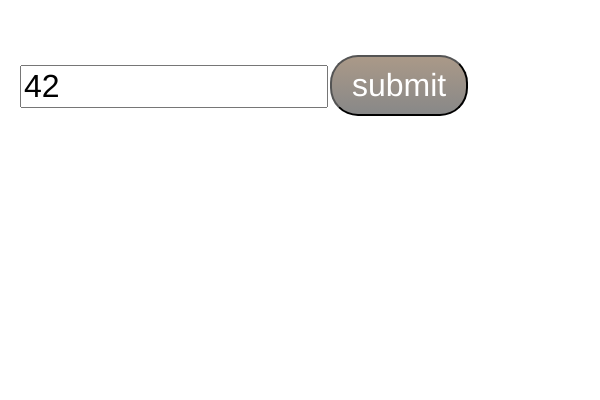
Frame 1 (no input)
Frame 60 (no input): identical to frame 1, image omitted
Frame 120 (the mouse pressed at the canvas centre since frame 60): identical to frame 1, image omitted

The p5.js sketch that drew this single still picture (run headless with seeded random() and noise() and a simulated clock; from frame 60 on, the mouse is pressed at the canvas centre):

// p5.js sketch
// ── sketch.js

var input,button,outzahl,speed, posX, posY, g_n, g_end;

function drawdot(col){
	var px = 20+10*posX;
	if (px>width){
		px = 20;
		posX = 0
		posY +=1;
	}
	fill(col);
	ellipse(px, 180+10*posY, 10, 10);
	posX += 1;
}

function nextNum(z){
	var timestep = parseInt(40000/speed.value()/speed.value());

	outzahl.html(z);
	if (z < 2) {
		if (g_n < g_end){
			g_n += 1;
			posX = 0;
	        posY = 0;
			background('#0fbfcf');
			input.value(g_n);
			return nextNum(g_n);

		} else {
			button.show();
			return true;
		}
		
	}

	if (z%2===0){
		drawdot('#fab125');
		return setTimeout(function(){ nextNum(z/2) }, parseInt(timestep));
	} else {
		drawdot('#438496');
		return setTimeout(function(){ nextNum(3*z+1) }, parseInt(timestep));
	}
}



function calc_collatz(){
	var zahl = parseInt(input.value());
	 posX = 0;
	 posY = 0;
	 background('#0fbfcf');
	 g_n = zahl;
	 g_end = zahl+1000;
	 button.hide();
     nextNum(zahl);
}


function setup() {

  //create canvas

  createCanvas(600, 400);
  

  input = createInput();
  input.position(20, 65);
  input.value(42);
  input.style("font-family","Arial");
  input.style("font-size","32px");
  input.size(300);

  button = createButton('submit');
  button.position(330, 55);
  button.mousePressed(calc_collatz);
  button.style("background","#AA9988");
  button.style("background-image","linear-gradient(to bottom, #AA9988, #888888)");
  button.style("border-radius","28px");
  button.style("font-family","Arial");
  button.style("color","#ffffff");
  button.style("font-size","32px");
  button.style("padding","10px 20px 10px 20px");
  button.style("text-decoration","none");

  outzahl = createElement('h2', '');
  outzahl.position(90, 100);
  outzahl.style('font-size: 70px; color: white');

  speed = createSlider(4, 48, 15);
  speed.position(30,420);

}



function draw() {
  
}
